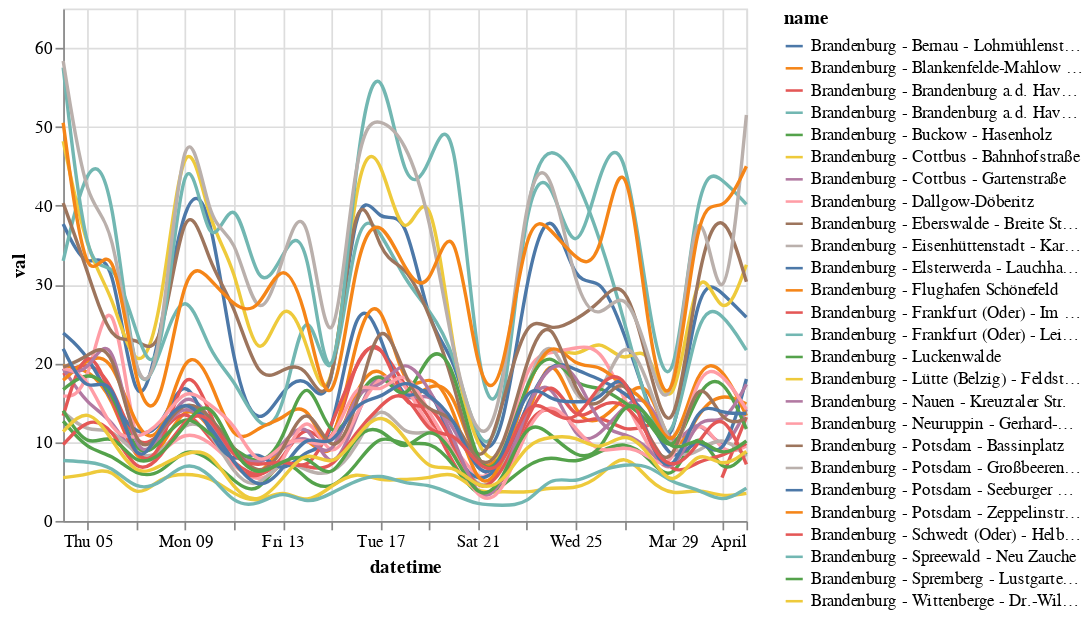

The notebook cell this image was saved under:
### Code cell
alt.Chart(brandenburg_rush_hour).mark_line(interpolate='basis').encode(
    x='datetime:T',
    y='val:Q',
    color='name:N'
)

### Figure 1 — Vega-Lite specification as saved in the notebook (floating-point values rounded to 4 significant figures; data arrays with more than 128 entries replaced by an {"elided": "..."} marker saying what was removed)
{"config": {"view": {"continuousWidth": 400, "continuousHeight": 300}}, "data": {"name": "data-e2b47bf8fb3ac43c8174acdc4139e3bb"}, "mark": {"type": "line", "interpolate": "basis"}, "encoding": {"color": {"type": "nominal", "field": "name"}, "x": {"type": "temporal", "field": "datetime"}, "y": {"type": "quantitative", "field": "val"}}, "$schema": "https://vega.github.io/schema/vega-lite/v4.8.1.json", "datasets": {"data-e2b47bf8fb3ac43c8174acdc4139e3bb": {"elided": "754 records"}}}
